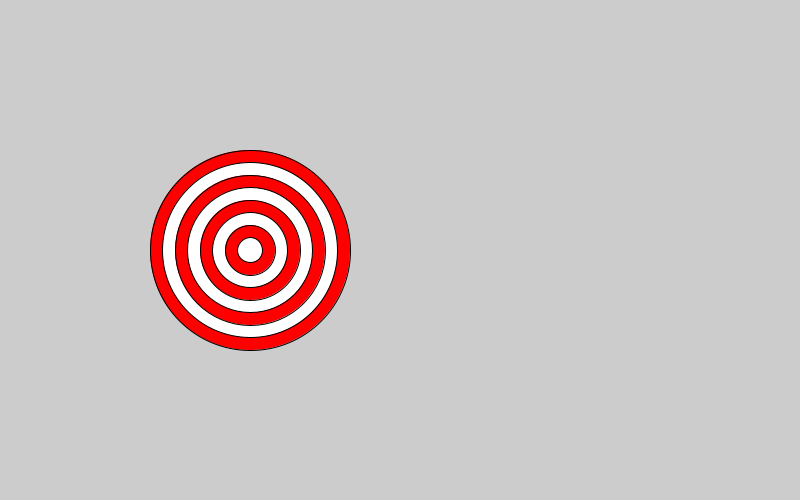
Frame 1 (no input)
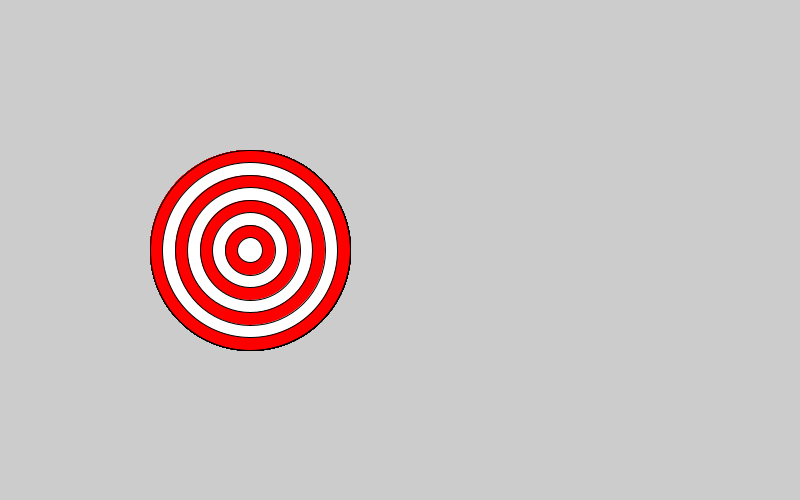
Frame 60 (the mouse pressed at the canvas centre just before this capture)
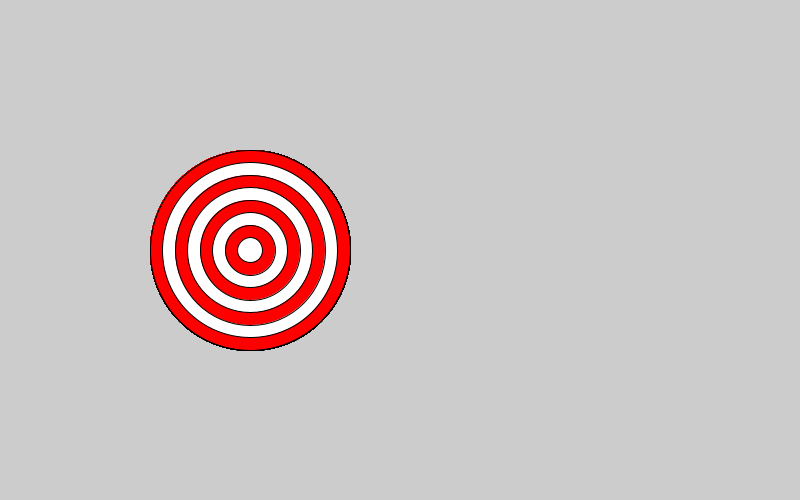
Frame 120 (the mouse held since frame 60 and released just before this capture)

The Processing sketch that drew these frames (run headless with seeded random() and noise(); from frame 60 on, the mouse is pressed at the canvas centre):

// Processing sketch: amazing_rings
// ── amazing_rings.pde

void setup() {
  size(800,500);
}

void draw() {
  
  // Go to the recipe to run the demonstration before starting this program
  
  /*
  Use the code from your Bullseye program to draw the rings shown in this recipe.
  You can use the noFill() command to make your ellipses transparent.
  Make the rings move past each other.
  When the rings hit the side of the sketch, make them reverse their direction.
  */
  int size=200;
  for(int i = 0;i < 8; i++){
    if (i%2==0){
      fill(255,0,0);
    }
    else{
      fill(#FFFFFF);
    }
    ellipse(250,250,size,size);
    size-=25;
  }
}
